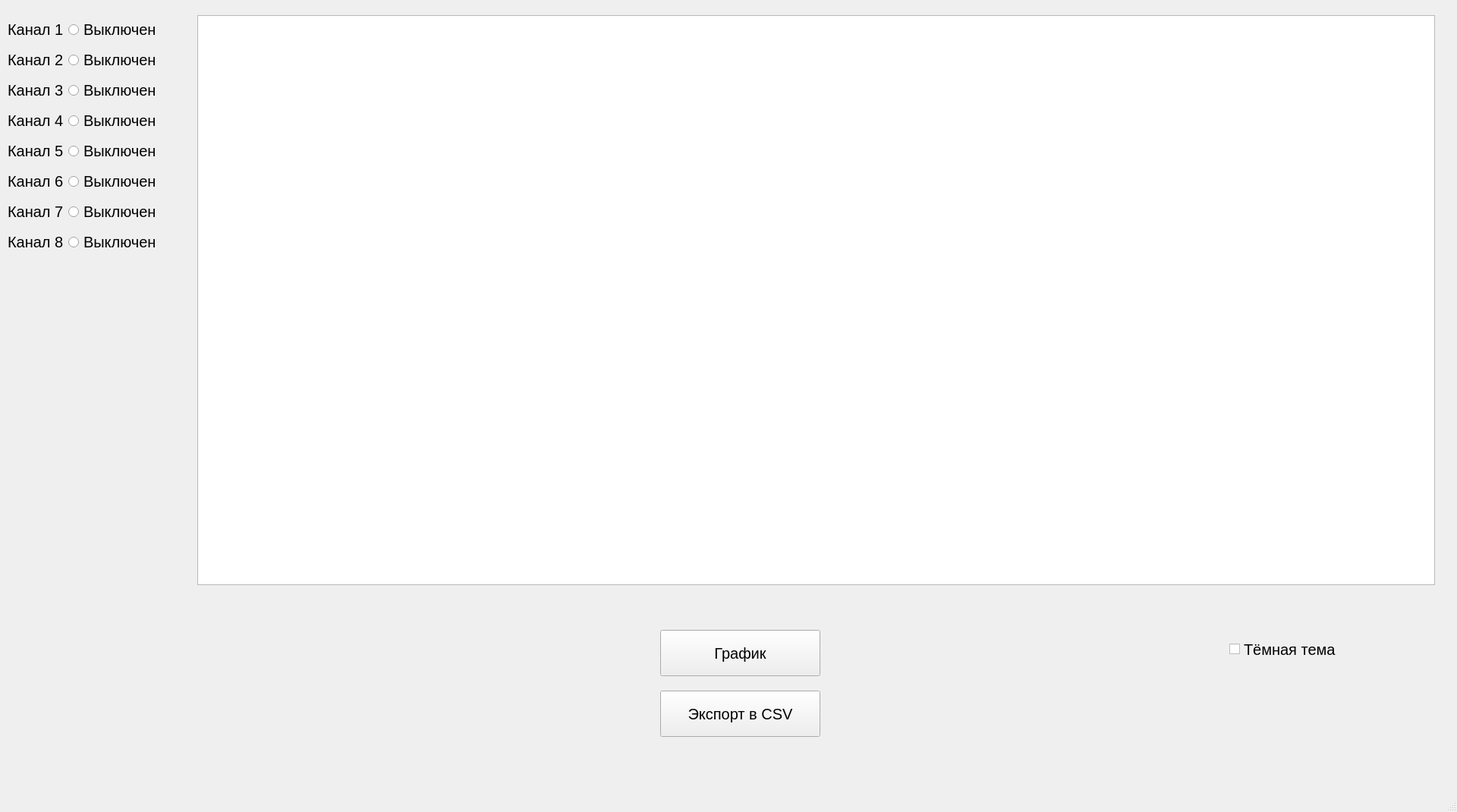
<?xml version="1.0" encoding="UTF-8"?>
<ui version="4.0">
 <class>MainWindow</class>
 <widget class="QMainWindow" name="MainWindow">
  <property name="geometry">
   <rect>
    <x>0</x>
    <y>0</y>
    <width>1920</width>
    <height>1070</height>
   </rect>
  </property>
  <property name="font">
   <font>
    <pointsize>15</pointsize>
   </font>
  </property>
  <property name="windowTitle">
   <string>Turbine parameters</string>
  </property>
  <widget class="QWidget" name="centralwidget">
   <widget class="QTextEdit" name="textEdit">
    <property name="geometry">
     <rect>
      <x>260</x>
      <y>20</y>
      <width>1631</width>
      <height>751</height>
     </rect>
    </property>
    <property name="font">
     <font>
      <pointsize>15</pointsize>
     </font>
    </property>
   </widget>
   <widget class="QWidget" name="layoutWidget">
    <property name="geometry">
     <rect>
      <x>10</x>
      <y>20</y>
      <width>241</width>
      <height>324</height>
     </rect>
    </property>
    <layout class="QVBoxLayout" name="verticalLayout_2">
     <item>
      <layout class="QHBoxLayout" name="horizontalLayout_1">
       <item>
        <widget class="QLabel" name="label_1">
         <property name="font">
          <font>
           <pointsize>15</pointsize>
          </font>
         </property>
         <property name="text">
          <string>Канал 1</string>
         </property>
        </widget>
       </item>
       <item>
        <widget class="QRadioButton" name="radioButton_1">
         <property name="font">
          <font>
           <pointsize>15</pointsize>
          </font>
         </property>
         <property name="text">
          <string>Выключен</string>
         </property>
         <property name="checkable">
          <bool>true</bool>
         </property>
         <property name="autoExclusive">
          <bool>false</bool>
         </property>
        </widget>
       </item>
       <item>
        <spacer name="horizontalSpacer_3">
         <property name="orientation">
          <enum>Qt::Horizontal</enum>
         </property>
         <property name="sizeHint" stdset="0">
          <size>
           <width>40</width>
           <height>20</height>
          </size>
         </property>
        </spacer>
       </item>
      </layout>
     </item>
     <item>
      <layout class="QHBoxLayout" name="horizontalLayout_2">
       <item>
        <widget class="QLabel" name="label_2">
         <property name="font">
          <font>
           <pointsize>15</pointsize>
          </font>
         </property>
         <property name="text">
          <string>Канал 2</string>
         </property>
        </widget>
       </item>
       <item>
        <widget class="QRadioButton" name="radioButton_2">
         <property name="font">
          <font>
           <pointsize>15</pointsize>
          </font>
         </property>
         <property name="text">
          <string>Выключен</string>
         </property>
         <property name="checkable">
          <bool>true</bool>
         </property>
         <property name="autoExclusive">
          <bool>false</bool>
         </property>
        </widget>
       </item>
       <item>
        <spacer name="horizontalSpacer_2">
         <property name="orientation">
          <enum>Qt::Horizontal</enum>
         </property>
         <property name="sizeHint" stdset="0">
          <size>
           <width>40</width>
           <height>20</height>
          </size>
         </property>
        </spacer>
       </item>
      </layout>
     </item>
     <item>
      <layout class="QHBoxLayout" name="horizontalLayout_3">
       <item>
        <widget class="QLabel" name="label_3">
         <property name="font">
          <font>
           <pointsize>15</pointsize>
          </font>
         </property>
         <property name="text">
          <string>Канал 3</string>
         </property>
        </widget>
       </item>
       <item>
        <widget class="QRadioButton" name="radioButton_3">
         <property name="font">
          <font>
           <pointsize>15</pointsize>
          </font>
         </property>
         <property name="text">
          <string>Выключен</string>
         </property>
         <property name="autoExclusive">
          <bool>false</bool>
         </property>
        </widget>
       </item>
       <item>
        <spacer name="horizontalSpacer">
         <property name="orientation">
          <enum>Qt::Horizontal</enum>
         </property>
         <property name="sizeHint" stdset="0">
          <size>
           <width>40</width>
           <height>20</height>
          </size>
         </property>
        </spacer>
       </item>
      </layout>
     </item>
     <item>
      <layout class="QHBoxLayout" name="horizontalLayout_4">
       <item>
        <widget class="QLabel" name="label_4">
         <property name="font">
          <font>
           <pointsize>15</pointsize>
          </font>
         </property>
         <property name="text">
          <string>Канал 4</string>
         </property>
        </widget>
       </item>
       <item>
        <widget class="QRadioButton" name="radioButton_4">
         <property name="font">
          <font>
           <pointsize>15</pointsize>
          </font>
         </property>
         <property name="text">
          <string>Выключен</string>
         </property>
         <property name="autoExclusive">
          <bool>false</bool>
         </property>
        </widget>
       </item>
       <item>
        <spacer name="horizontalSpacer_4">
         <property name="orientation">
          <enum>Qt::Horizontal</enum>
         </property>
         <property name="sizeHint" stdset="0">
          <size>
           <width>40</width>
           <height>20</height>
          </size>
         </property>
        </spacer>
       </item>
      </layout>
     </item>
     <item>
      <layout class="QHBoxLayout" name="horizontalLayout_5">
       <item>
        <widget class="QLabel" name="label_5">
         <property name="font">
          <font>
           <pointsize>15</pointsize>
          </font>
         </property>
         <property name="text">
          <string>Канал 5</string>
         </property>
        </widget>
       </item>
       <item>
        <widget class="QRadioButton" name="radioButton_5">
         <property name="font">
          <font>
           <pointsize>15</pointsize>
          </font>
         </property>
         <property name="text">
          <string>Выключен</string>
         </property>
         <property name="autoExclusive">
          <bool>false</bool>
         </property>
        </widget>
       </item>
       <item>
        <spacer name="horizontalSpacer_5">
         <property name="orientation">
          <enum>Qt::Horizontal</enum>
         </property>
         <property name="sizeHint" stdset="0">
          <size>
           <width>40</width>
           <height>20</height>
          </size>
         </property>
        </spacer>
       </item>
      </layout>
     </item>
     <item>
      <layout class="QHBoxLayout" name="horizontalLayout_6">
       <item>
        <widget class="QLabel" name="label_6">
         <property name="font">
          <font>
           <pointsize>15</pointsize>
          </font>
         </property>
         <property name="text">
          <string>Канал 6</string>
         </property>
        </widget>
       </item>
       <item>
        <widget class="QRadioButton" name="radioButton_6">
         <property name="font">
          <font>
           <pointsize>15</pointsize>
          </font>
         </property>
         <property name="text">
          <string>Выключен</string>
         </property>
         <property name="autoExclusive">
          <bool>false</bool>
         </property>
        </widget>
       </item>
       <item>
        <spacer name="horizontalSpacer_6">
         <property name="orientation">
          <enum>Qt::Horizontal</enum>
         </property>
         <property name="sizeHint" stdset="0">
          <size>
           <width>40</width>
           <height>20</height>
          </size>
         </property>
        </spacer>
       </item>
      </layout>
     </item>
     <item>
      <layout class="QHBoxLayout" name="horizontalLayout_7">
       <item>
        <widget class="QLabel" name="label_7">
         <property name="font">
          <font>
           <pointsize>15</pointsize>
          </font>
         </property>
         <property name="text">
          <string>Канал 7</string>
         </property>
        </widget>
       </item>
       <item>
        <widget class="QRadioButton" name="radioButton_7">
         <property name="font">
          <font>
           <pointsize>15</pointsize>
          </font>
         </property>
         <property name="text">
          <string>Выключен</string>
         </property>
         <property name="autoExclusive">
          <bool>false</bool>
         </property>
        </widget>
       </item>
       <item>
        <spacer name="horizontalSpacer_7">
         <property name="orientation">
          <enum>Qt::Horizontal</enum>
         </property>
         <property name="sizeHint" stdset="0">
          <size>
           <width>40</width>
           <height>20</height>
          </size>
         </property>
        </spacer>
       </item>
      </layout>
     </item>
     <item>
      <layout class="QHBoxLayout" name="horizontalLayout_8">
       <item>
        <widget class="QLabel" name="label_8">
         <property name="font">
          <font>
           <pointsize>15</pointsize>
          </font>
         </property>
         <property name="text">
          <string>Канал 8</string>
         </property>
        </widget>
       </item>
       <item>
        <widget class="QRadioButton" name="radioButton_8">
         <property name="font">
          <font>
           <pointsize>15</pointsize>
          </font>
         </property>
         <property name="text">
          <string>Выключен</string>
         </property>
         <property name="autoExclusive">
          <bool>false</bool>
         </property>
        </widget>
       </item>
       <item>
        <spacer name="horizontalSpacer_8">
         <property name="orientation">
          <enum>Qt::Horizontal</enum>
         </property>
         <property name="sizeHint" stdset="0">
          <size>
           <width>40</width>
           <height>20</height>
          </size>
         </property>
        </spacer>
       </item>
      </layout>
     </item>
    </layout>
   </widget>
   <widget class="QPushButton" name="pushButton_graph">
    <property name="geometry">
     <rect>
      <x>870</x>
      <y>830</y>
      <width>211</width>
      <height>61</height>
     </rect>
    </property>
    <property name="font">
     <font>
      <pointsize>15</pointsize>
     </font>
    </property>
    <property name="text">
     <string>График</string>
    </property>
   </widget>
   <widget class="QPushButton" name="pushButton_csv">
    <property name="geometry">
     <rect>
      <x>870</x>
      <y>910</y>
      <width>211</width>
      <height>61</height>
     </rect>
    </property>
    <property name="font">
     <font>
      <pointsize>15</pointsize>
     </font>
    </property>
    <property name="text">
     <string>Экспорт в CSV</string>
    </property>
   </widget>
   <widget class="QCheckBox" name="checkBox_theme">
    <property name="geometry">
     <rect>
      <x>1620</x>
      <y>840</y>
      <width>161</width>
      <height>31</height>
     </rect>
    </property>
    <property name="text">
     <string>Тёмная тема</string>
    </property>
   </widget>
  </widget>
  <widget class="QMenuBar" name="menubar">
   <property name="geometry">
    <rect>
     <x>0</x>
     <y>0</y>
     <width>1920</width>
     <height>32</height>
    </rect>
   </property>
  </widget>
  <widget class="QStatusBar" name="statusbar"/>
  <action name="actionStart">
   <property name="text">
    <string>Start</string>
   </property>
  </action>
  <action name="actionStop">
   <property name="text">
    <string>Stop</string>
   </property>
  </action>
  <action name="actionDark">
   <property name="text">
    <string>Dark</string>
   </property>
   <property name="font">
    <font>
     <pointsize>15</pointsize>
     <weight>50</weight>
     <italic>false</italic>
     <bold>false</bold>
    </font>
   </property>
  </action>
  <action name="actionLight">
   <property name="text">
    <string>Light</string>
   </property>
   <property name="font">
    <font>
     <pointsize>15</pointsize>
    </font>
   </property>
  </action>
 </widget>
 <resources/>
 <connections/>
</ui>
